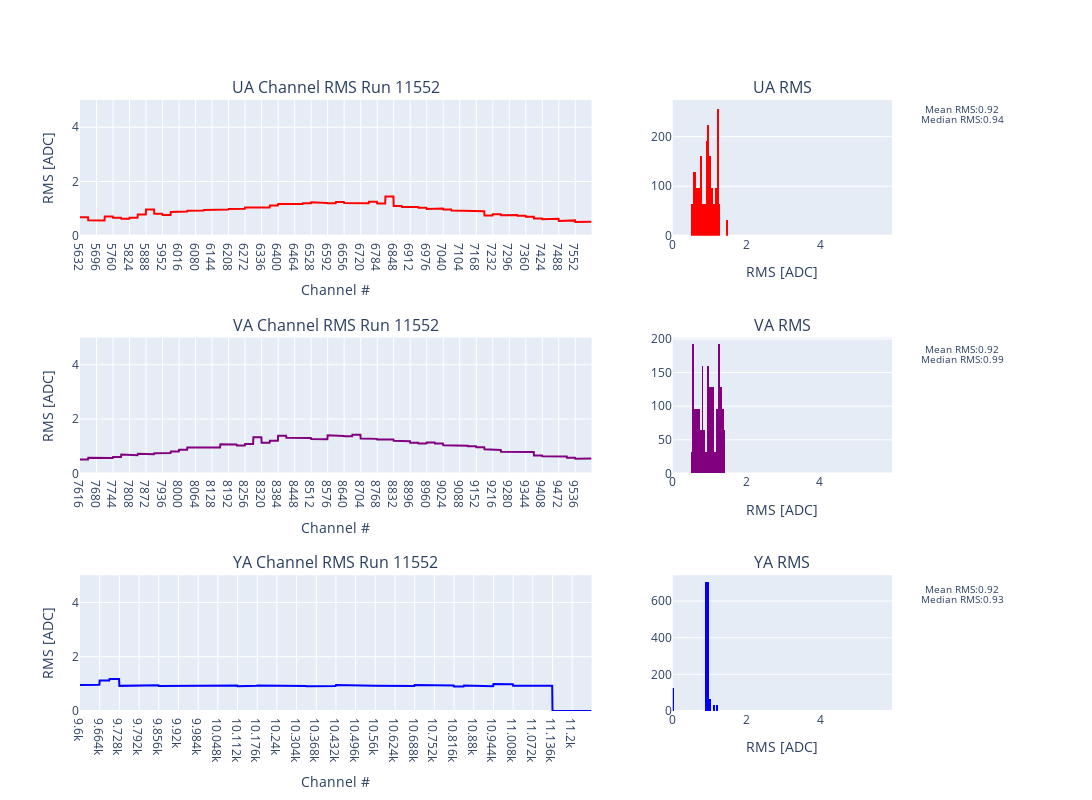

Notebook source saved alongside this figure:
### Code cell
filename = f"RMS_plots_planeA_coh_test.pdf"

fig = make_subplots(rows=3,cols=2,column_widths = [0.7,0.3],subplot_titles = (f'UA Channel RMS Run {Run_num}','UA RMS',f'VA Channel RMS Run {Run_num}','VA RMS',f'YA Channel RMS Run {Run_num}','YA RMS',))
mask = Noise_df['wire_plane'] == 'UA'
median = np.median(Noise_df['Raw_rms'][mask])
mean = np.mean(Noise_df['Raw_rms'][mask])
fig.add_trace(go.Histogram(x=Noise_df['Raw_rms'][mask],marker_color = 'red',xbins=dict(start = median - 5,end = median+5,size=.05)),row = 1, col =2)
fig.add_trace(go.Scatter(x=Noise_df['Channel_id'][mask],y = Noise_df['Raw_rms'][mask],marker_color = 'red'),row = 1, col = 1)
fig.update_layout(xaxis2 = dict(range = [0,median+5]))
fig.update_layout(margin = dict(r=200))
fig.add_annotation(dict(font = dict(size = 10),xshift= 180,yshift=60,text = f"Mean RMS:{mean:.2f}",showarrow = False),row =1,col=2)
fig.add_annotation(dict(font = dict(size = 10),xshift= 180,yshift=50,text = f"Median RMS:{median:.2f}",showarrow = False),row =1,col=2)


mask = Noise_df['wire_plane'] == 'VA'
median = np.median(Noise_df['Raw_rms'][mask])
fig.add_trace(go.Histogram(x=Noise_df['Raw_rms'][mask],marker_color = 'purple',xbins=dict(start = median - 5,end = median+5,size=.05)),row = 2, col =2)
fig.add_trace(go.Scatter(x=Noise_df['Channel_id'][mask],y = Noise_df['Raw_rms'][mask],marker_color = 'purple'),row = 2, col = 1)
fig.update_layout(xaxis4 = dict(range = [0,median+5]))

fig.add_annotation(dict(font = dict(size = 10),xshift= 180,yshift=-180,text = f"Mean RMS:{mean:.2f}",showarrow = False),row =1,col=2)
fig.add_annotation(dict(font = dict(size = 10),xshift= 180,yshift=-190,text = f"Median RMS:{median:.2f}",showarrow = False),row =1,col=2)

mask = Noise_df['wire_plane'] == 'YA'
median = np.median(Noise_df['Raw_rms'][mask])
fig.add_trace(go.Histogram(x=Noise_df['Raw_rms'][mask],marker_color = 'blue',xbins=dict(start = median - 5,end = median+5,size=.05)),row = 3, col =2)
fig.add_trace(go.Scatter(x=Noise_df['Channel_id'][mask],y = Noise_df['Raw_rms'][mask],marker_color = 'blue'),row = 3, col = 1)
fig.update_layout(xaxis6 = dict(range = [0,median+5]))

fig.add_annotation(dict(font = dict(size = 10),xshift= 180,yshift=-420,text = f"Mean RMS:{mean:.2f}",showarrow = False),row =1,col=2)
fig.add_annotation(dict(font = dict(size = 10),xshift= 180,yshift=-430,text = f"Median RMS:{median:.2f}",showarrow = False),row =1,col=2)

fig.update_yaxes(title_text = "RMS [ADC]",row = 1, col = 1)
fig.update_yaxes(title_text = "RMS [ADC]",row = 2, col = 1)
fig.update_yaxes(title_text = "RMS [ADC]",row = 3, col = 1)
fig.update_xaxes(title_text = "Channel #",row = 1, col = 1)
fig.update_xaxes(title_text = "Channel #",row = 2, col = 1)
fig.update_xaxes(title_text = "Channel #",row = 3, col = 1)
fig.update_xaxes(title_text = "RMS [ADC]",row = 1, col = 2)
fig.update_xaxes(title_text = "RMS [ADC]",row = 2, col = 2)
fig.update_xaxes(title_text = "RMS [ADC]",row = 3, col = 2)
#fig.update_layout(xaxis2 = dict(range = [0,5]),xaxis4 = dict(range = [0,5]),xaxis6 = dict(range = [0,5]))
fig.update_layout(yaxis = dict(range = [0,5]),yaxis3 = dict(range = [0,5]),yaxis5 = dict(range = [0,5]))
fig.update_layout(xaxis = dict(tickmode = 'linear',dtick = 64),xaxis3 = dict(tickmode = 'linear',dtick = 64),xaxis5 = dict(tickmode = 'linear',dtick = 64))
fig.update_layout(height = 800, width = 1200,showlegend = False)

fig.write_image(directory+filename)
fig.show()

### Figure 1 — Plotly figure (JSON) as saved in the notebook; plotly's stock layout.template omitted (floating-point values rounded to 4 significant figures; data arrays with more than 128 entries replaced by an {"elided": "..."} marker saying what was removed)
{"data": [{"marker": {"color": "red"}, "type": "histogram", "x": {"elided": "1984 float values"}, "xaxis": "x2", "xbins": {"end": 5.941, "size": 0.05, "start": -4.059}, "yaxis": "y2"}, {"marker": {"color": "red"}, "type": "scatter", "x": {"elided": "1984 int values"}, "xaxis": "x", "y": {"elided": "1984 float values"}, "yaxis": "y"}, {"marker": {"color": "purple"}, "type": "histogram", "x": {"elided": "1984 float values"}, "xaxis": "x4", "xbins": {"end": 5.986, "size": 0.05, "start": -4.014}, "yaxis": "y4"}, {"marker": {"color": "purple"}, "type": "scatter", "x": {"elided": "1984 int values"}, "xaxis": "x3", "y": {"elided": "1984 float values"}, "yaxis": "y3"}, {"marker": {"color": "blue"}, "type": "histogram", "x": {"elided": "1664 float values"}, "xaxis": "x6", "xbins": {"end": 5.931, "size": 0.05, "start": -4.069}, "yaxis": "y6"}, {"marker": {"color": "blue"}, "type": "scatter", "x": {"elided": "1664 int values"}, "xaxis": "x5", "y": {"elided": "1664 float values"}, "yaxis": "y5"}], "layout": {"annotations": [{"font": {"size": 16}, "showarrow": false, "text": "UA Channel RMS Run 11552", "x": 0.315, "xanchor": "center", "xref": "paper", "y": 1, "yanchor": "bottom", "yref": "paper"}, {"font": {"size": 16}, "showarrow": false, "text": "UA RMS", "x": 0.865, "xanchor": "center", "xref": "paper", "y": 1, "yanchor": "bottom", "yref": "paper"}, {"font": {"size": 16}, "showarrow": false, "text": "VA Channel RMS Run 11552", "x": 0.315, "xanchor": "center", "xref": "paper", "y": 0.6111, "yanchor": "bottom", "yref": "paper"}, {"font": {"size": 16}, "showarrow": false, "text": "VA RMS", "x": 0.865, "xanchor": "center", "xref": "paper", "y": 0.6111, "yanchor": "bottom", "yref": "paper"}, {"font": {"size": 16}, "showarrow": false, "text": "YA Channel RMS Run 11552", "x": 0.315, "xanchor": "center", "xref": "paper", "y": 0.2222, "yanchor": "bottom", "yref": "paper"}, {"font": {"size": 16}, "showarrow": false, "text": "YA RMS", "x": 0.865, "xanchor": "center", "xref": "paper", "y": 0.2222, "yanchor": "bottom", "yref": "paper"}, {"font": {"size": 10}, "showarrow": false, "text": "Mean RMS:0.92", "xref": "x2", "xshift": 180, "yref": "y2", "yshift": 60}, {"font": {"size": 10}, "showarrow": false, "text": "Median RMS:0.94", "xref": "x2", "xshift": 180, "yref": "y2", "yshift": 50}, {"font": {"size": 10}, "showarrow": false, "text": "Mean RMS:0.92", "xref": "x2", "xshift": 180, "yref": "y2", "yshift": -180}, {"font": {"size": 10}, "showarrow": false, "text": "Median RMS:0.99", "xref": "x2", "xshift": 180, "yref": "y2", "yshift": -190}, {"font": {"size": 10}, "showarrow": false, "text": "Mean RMS:0.92", "xref": "x2", "xshift": 180, "yref": "y2", "yshift": -420}, {"font": {"size": 10}, "showarrow": false, "text": "Median RMS:0.93", "xref": "x2", "xshift": 180, "yref": "y2", "yshift": -430}], "height": 800, "margin": {"r": 200}, "showlegend": false, "width": 1200, "xaxis": {"anchor": "y", "domain": [0, 0.63], "dtick": 64, "tickmode": "linear", "title": {"text": "Channel #"}}, "xaxis2": {"anchor": "y2", "domain": [0.73, 1], "range": [0, 5.941], "title": {"text": "RMS [ADC]"}}, "xaxis3": {"anchor": "y3", "domain": [0, 0.63], "dtick": 64, "tickmode": "linear", "title": {"text": "Channel #"}}, "xaxis4": {"anchor": "y4", "domain": [0.73, 1], "range": [0, 5.986], "title": {"text": "RMS [ADC]"}}, "xaxis5": {"anchor": "y5", "domain": [0, 0.63], "dtick": 64, "tickmode": "linear", "title": {"text": "Channel #"}}, "xaxis6": {"anchor": "y6", "domain": [0.73, 1], "range": [0, 5.931], "title": {"text": "RMS [ADC]"}}, "yaxis": {"anchor": "x", "domain": [0.7778, 1], "range": [0, 5], "title": {"text": "RMS [ADC]"}}, "yaxis2": {"anchor": "x2", "domain": [0.7778, 1]}, "yaxis3": {"anchor": "x3", "domain": [0.3889, 0.6111], "range": [0, 5], "title": {"text": "RMS [ADC]"}}, "yaxis4": {"anchor": "x4", "domain": [0.3889, 0.6111]}, "yaxis5": {"anchor": "x5", "domain": [0, 0.2222], "range": [0, 5], "title": {"text": "RMS [ADC]"}}, "yaxis6": {"anchor": "x6", "domain": [0, 0.2222]}}}
